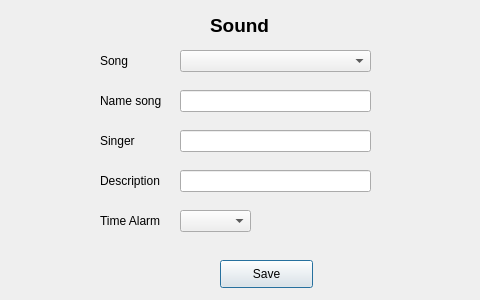
<?xml version="1.0" encoding="UTF-8"?>
<ui version="4.0">
 <class>Sound</class>
 <widget class="QDialog" name="Sound">
  <property name="geometry">
   <rect>
    <x>0</x>
    <y>0</y>
    <width>480</width>
    <height>300</height>
   </rect>
  </property>
  <property name="windowTitle">
   <string>Choose Sound</string>
  </property>
  <widget class="QLabel" name="label">
   <property name="geometry">
    <rect>
     <x>210</x>
     <y>10</y>
     <width>91</width>
     <height>31</height>
    </rect>
   </property>
   <property name="text">
    <string>&lt;html&gt;&lt;head/&gt;&lt;body&gt;&lt;p&gt;&lt;span style=&quot; font-size:14pt; font-weight:600;&quot;&gt;Sound&lt;/span&gt;&lt;/p&gt;&lt;/body&gt;&lt;/html&gt;</string>
   </property>
  </widget>
  <widget class="QLabel" name="label_2">
   <property name="geometry">
    <rect>
     <x>100</x>
     <y>50</y>
     <width>55</width>
     <height>21</height>
    </rect>
   </property>
   <property name="text">
    <string>Song</string>
   </property>
  </widget>
  <widget class="QComboBox" name="cbSound">
   <property name="geometry">
    <rect>
     <x>180</x>
     <y>50</y>
     <width>191</width>
     <height>22</height>
    </rect>
   </property>
  </widget>
  <widget class="QLabel" name="label_3">
   <property name="geometry">
    <rect>
     <x>100</x>
     <y>90</y>
     <width>71</width>
     <height>21</height>
    </rect>
   </property>
   <property name="text">
    <string>Name song</string>
   </property>
  </widget>
  <widget class="QLabel" name="label_8">
   <property name="geometry">
    <rect>
     <x>100</x>
     <y>130</y>
     <width>71</width>
     <height>21</height>
    </rect>
   </property>
   <property name="text">
    <string>Singer</string>
   </property>
  </widget>
  <widget class="QLabel" name="label_10">
   <property name="geometry">
    <rect>
     <x>100</x>
     <y>170</y>
     <width>71</width>
     <height>21</height>
    </rect>
   </property>
   <property name="text">
    <string>Description</string>
   </property>
  </widget>
  <widget class="QPushButton" name="btnSaveSound">
   <property name="geometry">
    <rect>
     <x>220</x>
     <y>260</y>
     <width>93</width>
     <height>28</height>
    </rect>
   </property>
   <property name="text">
    <string>Save</string>
   </property>
  </widget>
  <widget class="QLineEdit" name="nameSong">
   <property name="geometry">
    <rect>
     <x>180</x>
     <y>90</y>
     <width>191</width>
     <height>22</height>
    </rect>
   </property>
  </widget>
  <widget class="QLineEdit" name="description">
   <property name="geometry">
    <rect>
     <x>180</x>
     <y>170</y>
     <width>191</width>
     <height>22</height>
    </rect>
   </property>
  </widget>
  <widget class="QLineEdit" name="singer">
   <property name="geometry">
    <rect>
     <x>180</x>
     <y>130</y>
     <width>191</width>
     <height>22</height>
    </rect>
   </property>
  </widget>
  <widget class="QLabel" name="label_9">
   <property name="geometry">
    <rect>
     <x>100</x>
     <y>210</y>
     <width>71</width>
     <height>21</height>
    </rect>
   </property>
   <property name="text">
    <string>Time Alarm</string>
   </property>
  </widget>
  <widget class="QComboBox" name="cbTimeAlarm">
   <property name="geometry">
    <rect>
     <x>180</x>
     <y>210</y>
     <width>71</width>
     <height>22</height>
    </rect>
   </property>
  </widget>
 </widget>
 <resources/>
 <connections/>
</ui>
